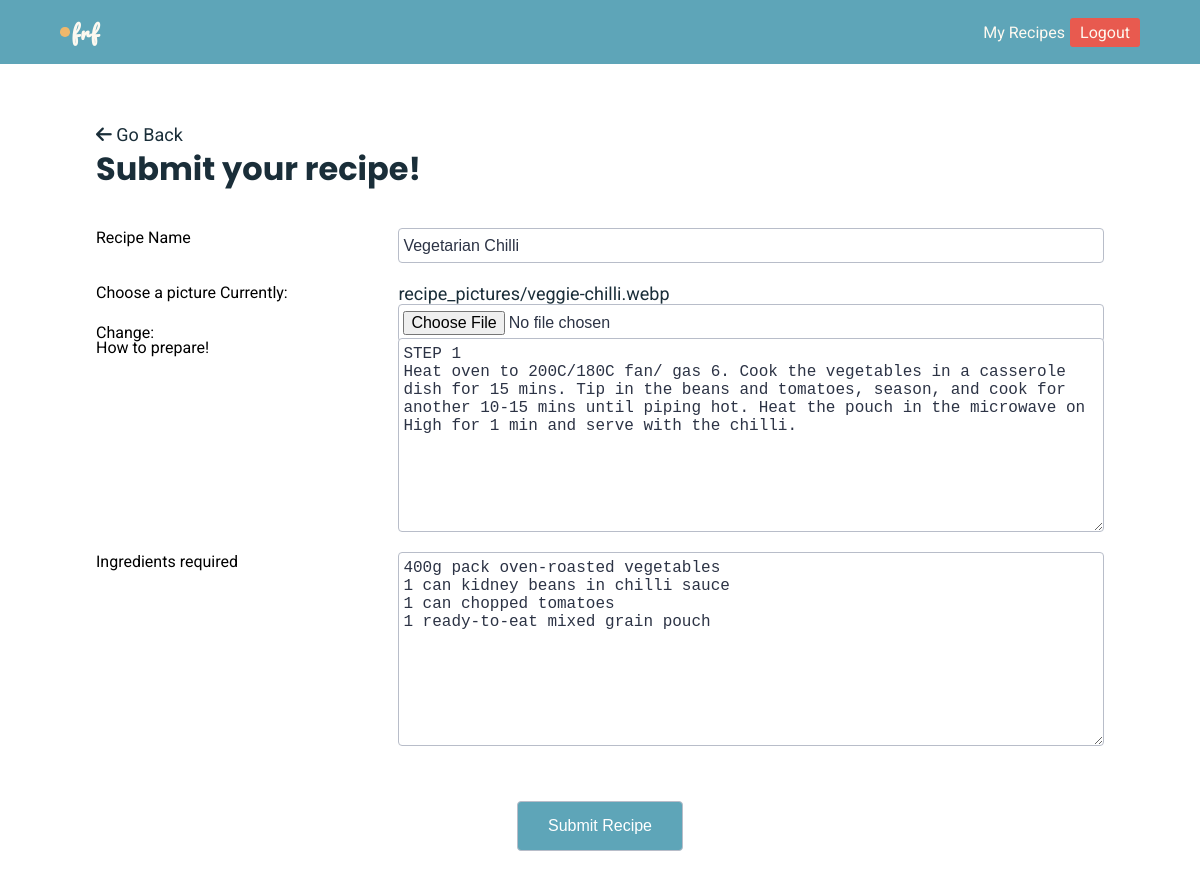
The page /my-recipes/edit/14 (signed in) on the database its author committed.
### foods/models.py (models this page shows, shortened)
class Recipe(models.Model):
    user = models.ForeignKey(
        User, on_delete=models.CASCADE, null=True, blank=True)
    title = models.CharField(max_length=30, null=True,
                             blank=False, verbose_name='Recipe Name')
    pic_file = models.ImageField(
        default='default.jpg', verbose_name="Choose a picture", upload_to='recipe_pictures')
    description = models.TextField(verbose_name="How to prepare!")
    ingredients = models.TextField(verbose_name="Ingredients required")
    created = models.DateTimeField(auto_now_add=True)
    class Meta:
        ordering = ['created', 'title']

### foods/views.py (the view, shortened to what this page needs)
# urls.py: path('my-recipes/edit/<int:pk>', RecipeUpdateView.as_view(), name="recipes-edit"),
class RecipeUpdateView(LoginRequiredMixin, UpdateView):
    model = Recipe
    form_class = RecipeForm
    template_name = 'foods/recipe_create_view.html'
    success_url = reverse_lazy('my-recipes')

### foods/forms.py
class RecipeForm(ModelForm):
    class Meta:
        model = Recipe
        fields = ['title', 'pic_file', 'description', 'ingredients']

### foods/templates/foods/recipe_create_view.html (shortened to what this page needs)
{% extends 'foods/base.html' %}
{% load static %}
{% block css %}
<link rel="stylesheet" href="{% static 'foods/recipe_create.css' %}">
{% endblock css %}
{% block body %}
<div class="create-form">
    <a href="{% url 'my-recipes' %}"><i class="fa-solid fa-arrow-left"></i> Go Back</a>
    <h1>Submit your recipe!</h1>
    <form action="" method="post" enctype="multipart/form-data">
        <div class="form-items">
            {% for field in form %}
            <div class="form-item">
                {{ field.label }}
                {{ field }}
            </div>
            {% endfor %}
        </div>
        <div class="sub-btn">
        <input type="submit" value="Submit Recipe">
    </div>
    </form>
</div>
{% endblock body %}

### foods/static/foods/recipe_create.css (style rules this page uses)
.body .create-form { background-color: #fff; width: 100%; padding: 5% 8%; }
.body .create-form a { color: var(--dark-color); font-size: 18px; }
.body .create-form h1 { color: var(--dark-color); margin-bottom: 35px; font-family: 'Poppins', serif; }
.body .create-form .form-items { display: grid; grid-template-columns: 1fr; grid-template-rows: 35px 35px 1fr 1fr ; gap: 20px 0px; grid-auto-flow: row; grid-template-areas: "." "." "." "." "."; }
.body .create-form .form-item { display: grid; grid-template-columns: 0.6fr 1.4fr; grid-template-rows: 1fr; gap: 0px 0px; grid-template-areas: ". ."; }
input { outline: none; border: 1px solid rgb(184, 189, 201); border-radius: 4px; color: rgb(44, 51, 69); font-size: 16px; padding: 6px 4px; }
textarea { resize: vertical; outline: none; border: 1px solid rgb(184, 189, 201); border-radius: 4px; color: rgb(44, 51, 69); font-size: 16px; padding: 6px 4px; }
.sub-btn { display: flex; width: 100%; justify-content: center; align-items: center; }
input[type="submit"] { padding: 15px 30px; cursor: pointer; background-color: var(--green-color); color: #fff; margin-top: 35px; }

### foods/static/foods/style.css (style rules this page uses)
* { margin: 0; padding: 0; box-sizing: border-box; }
:root { --green-color: #5ea5b8ff; --yellow-color: #f0b86c; --dark-color: #1a2e39; --white-color: #fdf9f0; }
body { background-color: var(--white-color); }
a { text-decoration: none; color: var(--dark-color); }
html { font-family: "Roboto", sans-serif; }

### rows shown on the page
Recipe: form "Vegetarian Chilli" "STEP 1 Heat oven to 200C/180C fan/ gas 6. Cook the vegetables in a casserole dish for 15 mins. Tip in the beans and tomatoes, season, and cook for another 10-15 mins until piping hot. Heat the pouch in the microwave on High for 1 min and serve with the chilli." "400g pack oven-roasted vegetables 1 can kidney beans in chilli sauce 1 can chopped tomatoes 1 ready-to-eat mixed grain pouch"

### other values the page prints
{{ field.label }} "Recipe Name" "Choose a picture" "How to prepare!" "Ingredients required"
